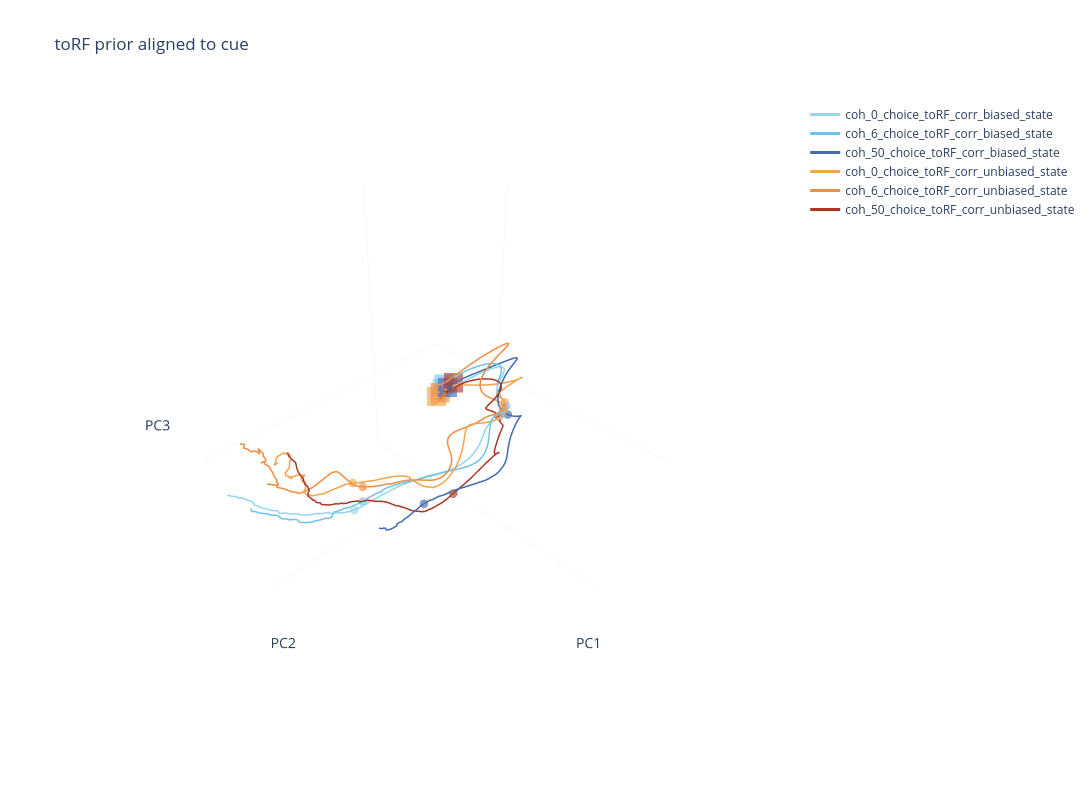

This figure's notebook cell:
### Markdown cell above
#### toRF prior sessions

### Code cell
alignment = "cue"
state_values = ["biased_state", "unbiased_state"]  # States

# [x_choice,y_choice,z_choice] = toRF_pc_weights[alignment][:,:3].T @ choice_axis['toRF_prior'][alignment]
# [x_stimulus,y_stimulus,z_stimulus] = toRF_pc_weights[alignment][:,:3].T @ stimulus_axis['toRF_prior'][alignment]
# [x_bias,y_bias,z_bias] = toRF_pc_weights[alignment][:,:3].T @ bias_axis['toRF_prior'][alignment]

# Define colors for each coherence level
alignment_dict = ephys_config["alignment_settings_GP"][alignment]
conditions = [
	"coh_0_choice_toRF_corr",
	"coh_6_choice_toRF_corr",
	# "coh_20_choice_toRF_corr",
	"coh_50_choice_toRF_corr",
	# "coh_0_choice_awayRF_corr",
	# "coh_6_choice_awayRF_corr",
	# "coh_20_choice_awayRF_corr",
	# "coh_50_choice_awayRF_corr"
]

if alignment == "response":
    timepoints_list = np.arange(0, alignment_dict["end_time_ms"] - alignment_dict["start_time_ms"] + 1, 50)
else:
    timepoints_list=np.arange(-alignment_dict["start_time_ms"]+100, alignment_dict["end_time_ms"] - alignment_dict["start_time_ms"] + 1, 100)
onset_time = - alignment_dict["start_time_ms"]

#trim projection to onset time
mean_bias_projection = pc_projection_biased_state_toRF_prior["mean"][alignment]
mean_unbias_projection = pc_projection_unbiased_state_toRF_prior["mean"][alignment]
for key in mean_bias_projection:
    mean_bias_projection[key] = mean_bias_projection[key][:,- alignment_dict["start_time_ms"]:]
    mean_unbias_projection[key] = mean_unbias_projection[key][:,- alignment_dict["start_time_ms"]:]
onset_time = 0
timepoints_list=np.arange(100, alignment_dict["end_time_ms"]  + 1, 100)

# Create a figure
fig = go.Figure()
plot_pca_projection(fig, conditions, state_values,
                    mean_bias_projection, mean_unbias_projection,
                    timepoints_list=timepoints_list, onset_time = onset_time,axes=(0,1,2))
# magnif = 50
# add_axis_arrow(fig,x_stimulus*magnif,y_stimulus*magnif,z_stimulus*magnif,color = 'black',legend='Stimulus Axis')
# add_axis_arrow(fig,x_choice*magnif,y_choice*magnif,z_choice*magnif,color = 'red',legend='Choice Axis')
# add_axis_arrow(fig,x_bias*magnif,y_bias*magnif,z_bias*magnif,color = 'blue',legend='Bias Axis')

# Set plot labels
fig.update_layout(width=1200, height=800, title=f"toRF prior aligned to {alignment}")


fig.update_layout(
    scene=dict(
        xaxis=dict(
            title="PC1",
            tickmode="linear",  # or 'array'
            dtick=1000,          # distance between ticks
            tickfont=dict(size=12)
        ),
        yaxis=dict(
            title="PC2",
            tickmode="linear",
            dtick=1000,
            tickfont=dict(size=12)
        ),
        zaxis=dict(
            title="PC3",
            tickmode="linear",
            dtick=1000,
            tickfont=dict(size=12)
        )
    )
)
fig.show()
fig.write_html("PCA - toRF prior.html")

### Figure 1 — Plotly figure (JSON) as saved in the notebook; plotly's stock layout.template omitted (floating-point values rounded to 4 significant figures; data arrays with more than 128 entries replaced by an {"elided": "..."} marker saying what was removed)
{"data": [{"line": {"dash": "solid", "width": 3}, "marker": {"color": "#96D6EC", "opacity": 1, "size": 2, "symbol": "circle"}, "mode": "lines", "name": "coh_0_choice_toRF_corr_biased_state", "opacity": 1, "showlegend": true, "type": "scatter3d", "x": {"elided": "801 float values"}, "y": {"elided": "801 float values"}, "z": {"elided": "801 float values"}}, {"line": {"dash": "solid", "width": 3}, "marker": {"color": "#6FC3EB", "opacity": 1, "size": 2, "symbol": "circle"}, "mode": "lines", "name": "coh_6_choice_toRF_corr_biased_state", "opacity": 1, "showlegend": true, "type": "scatter3d", "x": {"elided": "801 float values"}, "y": {"elided": "801 float values"}, "z": {"elided": "801 float values"}}, {"line": {"dash": "solid", "width": 3}, "marker": {"color": "#4469B1", "opacity": 1, "size": 2, "symbol": "circle"}, "mode": "lines", "name": "coh_50_choice_toRF_corr_biased_state", "opacity": 1, "showlegend": true, "type": "scatter3d", "x": {"elided": "801 float values"}, "y": {"elided": "801 float values"}, "z": {"elided": "801 float values"}}, {"line": {"dash": "solid", "width": 3}, "marker": {"color": "#F2A448", "opacity": 1, "size": 2, "symbol": "circle"}, "mode": "lines", "name": "coh_0_choice_toRF_corr_unbiased_state", "opacity": 1, "showlegend": true, "type": "scatter3d", "x": {"elided": "801 float values"}, "y": {"elided": "801 float values"}, "z": {"elided": "801 float values"}}, {"line": {"dash": "solid", "width": 3}, "marker": {"color": "#EF8D41", "opacity": 1, "size": 2, "symbol": "circle"}, "mode": "lines", "name": "coh_6_choice_toRF_corr_unbiased_state", "opacity": 1, "showlegend": true, "type": "scatter3d", "x": {"elided": "801 float values"}, "y": {"elided": "801 float values"}, "z": {"elided": "801 float values"}}, {"line": {"dash": "solid", "width": 3}, "marker": {"color": "#AC3626", "opacity": 1, "size": 2, "symbol": "circle"}, "mode": "lines", "name": "coh_50_choice_toRF_corr_unbiased_state", "opacity": 1, "showlegend": true, "type": "scatter3d", "x": {"elided": "801 float values"}, "y": {"elided": "801 float values"}, "z": {"elided": "801 float values"}}, {"line": {"dash": "solid", "width": 2}, "marker": {"color": "#96D6EC", "opacity": 0.8, "size": 5, "symbol": "circle"}, "mode": "markers", "name": " ", "opacity": 0.8, "showlegend": false, "type": "scatter3d", "x": [-737.0], "y": [538.3], "z": [-137.1]}, {"line": {"dash": "solid", "width": 2}, "marker": {"color": "#F2A448", "opacity": 0.8, "size": 5, "symbol": "circle"}, "mode": "markers", "name": " ", "opacity": 0.8, "showlegend": false, "type": "scatter3d", "x": [-833.3], "y": [502.1], "z": [-32.39]}, {"line": {"dash": "solid", "width": 2}, "marker": {"color": "#6FC3EB", "opacity": 0.8, "size": 5, "symbol": "circle"}, "mode": "markers", "name": " ", "opacity": 0.8, "showlegend": false, "type": "scatter3d", "x": [-837.5], "y": [526.4], "z": [-92.63]}, {"line": {"dash": "solid", "width": 2}, "marker": {"color": "#EF8D41", "opacity": 0.8, "size": 5, "symbol": "circle"}, "mode": "markers", "name": " ", "opacity": 0.8, "showlegend": false, "type": "scatter3d", "x": [-747.0], "y": [548.6], "z": [-61.11]}, {"line": {"dash": "solid", "width": 2}, "marker": {"color": "#4469B1", "opacity": 0.8, "size": 5, "symbol": "circle"}, "mode": "markers", "name": " ", "opacity": 0.8, "showlegend": false, "type": "scatter3d", "x": [-805.2], "y": [589.4], "z": [-182.7]}, {"line": {"dash": "solid", "width": 2}, "marker": {"color": "#AC3626", "opacity": 0.8, "size": 5, "symbol": "circle"}, "mode": "markers", "name": " ", "opacity": 0.8, "showlegend": false, "type": "scatter3d", "x": [-625.0], "y": [581.3], "z": [-127.0]}, {"line": {"dash": "solid", "width": 2}, "marker": {"color": "#96D6EC", "opacity": 0.8, "size": 5, "symbol": "circle"}, "mode": "markers", "name": " ", "opacity": 0.8, "showlegend": false, "type": "scatter3d", "x": [1681.0], "y": [271.5], "z": [-523.5]}, {"line": {"dash": "solid", "width": 2}, "marker": {"color": "#F2A448", "opacity": 0.8, "size": 5, "symbol": "circle"}, "mode": "markers", "name": " ", "opacity": 0.8, "showlegend": false, "type": "scatter3d", "x": [1469.0], "y": [6.465], "z": [-381.4]}, {"line": {"dash": "solid", "width": 2}, "marker": {"color": "#6FC3EB", "opacity": 0.8, "size": 5, "symbol": "circle"}, "mode": "markers", "name": " ", "opacity": 0.8, "showlegend": false, "type": "scatter3d", "x": [1536.0], "y": [264.3], "z": [-481.2]}, {"line": {"dash": "solid", "width": 2}, "marker": {"color": "#EF8D41", "opacity": 0.8, "size": 5, "symbol": "circle"}, "mode": "markers", "name": " ", "opacity": 0.8, "showlegend": false, "type": "scatter3d", "x": [1538.0], "y": [290.4], "z": [-227.2]}, {"line": {"dash": "solid", "width": 2}, "marker": {"color": "#4469B1", "opacity": 0.8, "size": 5, "symbol": "circle"}, "mode": "markers", "name": " ", "opacity": 0.8, "showlegend": false, "type": "scatter3d", "x": [1099.0], "y": [899.3], "z": [-392.0]}, {"line": {"dash": "solid", "width": 2}, "marker": {"color": "#AC3626", "opacity": 0.8, "size": 5, "symbol": "circle"}, "mode": "markers", "name": " ", "opacity": 0.8, "showlegend": false, "type": "scatter3d", "x": [672.5], "y": [983.3], "z": [-443.1]}, {"line": {"dash": "solid", "width": 2}, "marker": {"color": "#96D6EC", "opacity": 0.8, "size": 10, "symbol": "square"}, "mode": "markers", "name": " ", "opacity": 0.8, "showlegend": false, "type": "scatter3d", "x": [-658.3], "y": [-527.1], "z": [-204.3]}, {"line": {"dash": "solid", "width": 2}, "marker": {"color": "#F2A448", "opacity": 0.8, "size": 10, "symbol": "square"}, "mode": "markers", "name": " ", "opacity": 0.8, "showlegend": false, "type": "scatter3d", "x": [-261.6], "y": [-247.9], "z": [-19.39]}, {"line": {"dash": "solid", "width": 2}, "marker": {"color": "#6FC3EB", "opacity": 0.8, "size": 10, "symbol": "square"}, "mode": "markers", "name": " ", "opacity": 0.8, "showlegend": false, "type": "scatter3d", "x": [-729.1], "y": [-558.7], "z": [-178.6]}, {"line": {"dash": "solid", "width": 2}, "marker": {"color": "#EF8D41", "opacity": 0.8, "size": 10, "symbol": "square"}, "mode": "markers", "name": " ", "opacity": 0.8, "showlegend": false, "type": "scatter3d", "x": [-593.9], "y": [-508.1], "z": [-239.3]}, {"line": {"dash": "solid", "width": 2}, "marker": {"color": "#4469B1", "opacity": 0.8, "size": 10, "symbol": "square"}, "mode": "markers", "name": " ", "opacity": 0.8, "showlegend": false, "type": "scatter3d", "x": [-709.7], "y": [-467.7], "z": [-183.3]}, {"line": {"dash": "solid", "width": 2}, "marker": {"color": "#AC3626", "opacity": 0.8, "size": 10, "symbol": "square"}, "mode": "markers", "name": " ", "opacity": 0.8, "showlegend": false, "type": "scatter3d", "x": [-790.5], "y": [-426.1], "z": [-119.6]}], "layout": {"height": 800, "scene": {"aspectmode": "cube", "xaxis": {"backgroundcolor": "white", "dtick": 1000, "range": [-1238.0, 2769.0], "showgrid": false, "showticklabels": false, "tickfont": {"size": 12}, "tickmode": "linear", "ticks": "", "title": {"text": "PC1"}, "zeroline": true}, "yaxis": {"backgroundcolor": "white", "dtick": 1000, "range": [-1238.0, 2769.0], "showgrid": false, "showticklabels": false, "tickfont": {"size": 12}, "tickmode": "linear", "ticks": "", "title": {"text": "PC2"}, "zeroline": true}, "zaxis": {"backgroundcolor": "white", "dtick": 1000, "range": [-1238.0, 2769.0], "showgrid": false, "showticklabels": false, "tickfont": {"size": 12}, "tickmode": "linear", "ticks": "", "title": {"text": "PC3"}, "zeroline": true}}, "title": {"text": "toRF prior aligned to cue"}, "width": 1200}}
